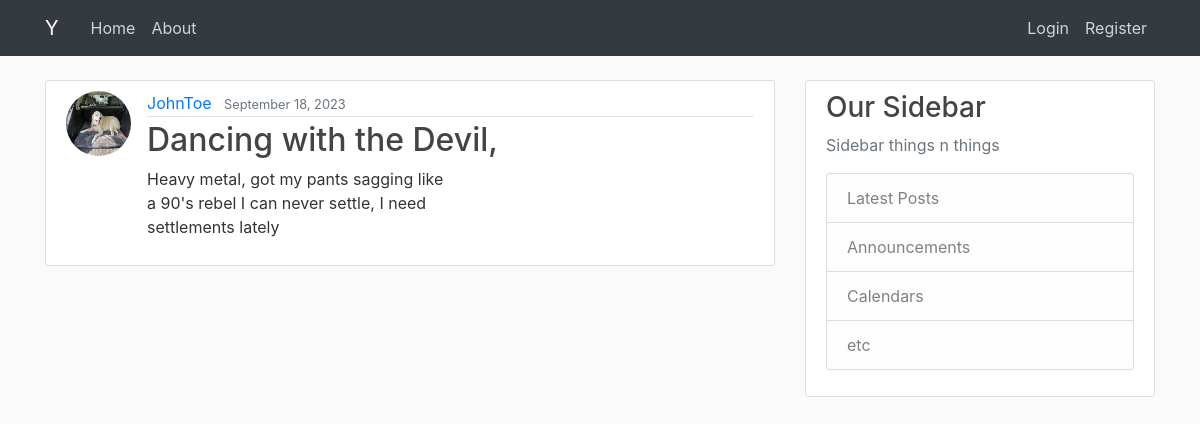
The app's page /post/14/ with its own data.
### blog/models.py (models this page shows, shortened)
class Post(models.Model):  # basically inheriting from models
    title = models.CharField(max_length=100) # "Character Field". also u can add a bunch of arguments
    content = models.TextField() # A text field is unrestricted text instead of characters
    date_posted = models.DateTimeField(default=timezone.now)  # Selecting the current time
    author = models.ForeignKey(User, on_delete=models.CASCADE)  # If the user gets deleted, delete the post\

### users/models.py (models this page shows, shortened)
class Profile(models.Model):
    user = models.OneToOneField(User, on_delete=models.CASCADE)                   # One to one relationship with the user model (Cascase means to also delete profile with user, but not vice versa)
    image = models.ImageField(default='default.jpg',upload_to='profile_pics')     # Adding a default image and a directory for new images (profile pics)

### blog/views.py (the view)
# urls.py: path("post/<int:pk>/", PostDetailView.as_view(), name="post-detail"),
class PostDetailView(DetailView):
    model = Post

### blog/templates/blog/post_detail.html (shortened to what this page needs)
{% extends "blog/base.html" %}
{% block content %}
<article class="media content-section">
  <img class="rounded-circle article-img" src="{{ object.author.profile.image.url }}">
  <div class="media-body">
    <div class="article-metadata">
      <a class="mr-2" href="{% url 'user-posts' object.author.username %}">{{ object.author }}</a>
      <small class="text-muted">{{ object.date_posted|date:'F d, Y' }}</small>
    </div>
    <h2 class="article-title">{{ object.title }}</h2>
    <p class="article-content">{{ object.content }}</p>
  </div>
</article>
{% endblock content %}

### blog/static/blog/main.css (style rules this page uses)
body { background: #fafafa; color: #333333; margin-top: 5rem; }
h1, h2, h3, h4, h5, h6 { color: #444444; }
.content-section { background: #ffffff; padding: 10px 20px; border: 1px solid #dddddd; border-radius: 3px; margin-bottom: 20px; }
.article-title { color: #444444; }
.article-content { white-space: pre-line; }
.article-img { height: 65px; width: 65px; margin-right: 16px; }
.article-metadata { padding-bottom: 1px; margin-bottom: 4px; border-bottom: 1px solid #e3e3e3 }

### records on screen
Post: author.profile.image (picture), author "JohnToe", date_posted "September 18, 2023", title "Dancing with the Devil,", content "Heavy metal, got my pants sagging like a 90's rebel I can never settle, I need settlements lately"
